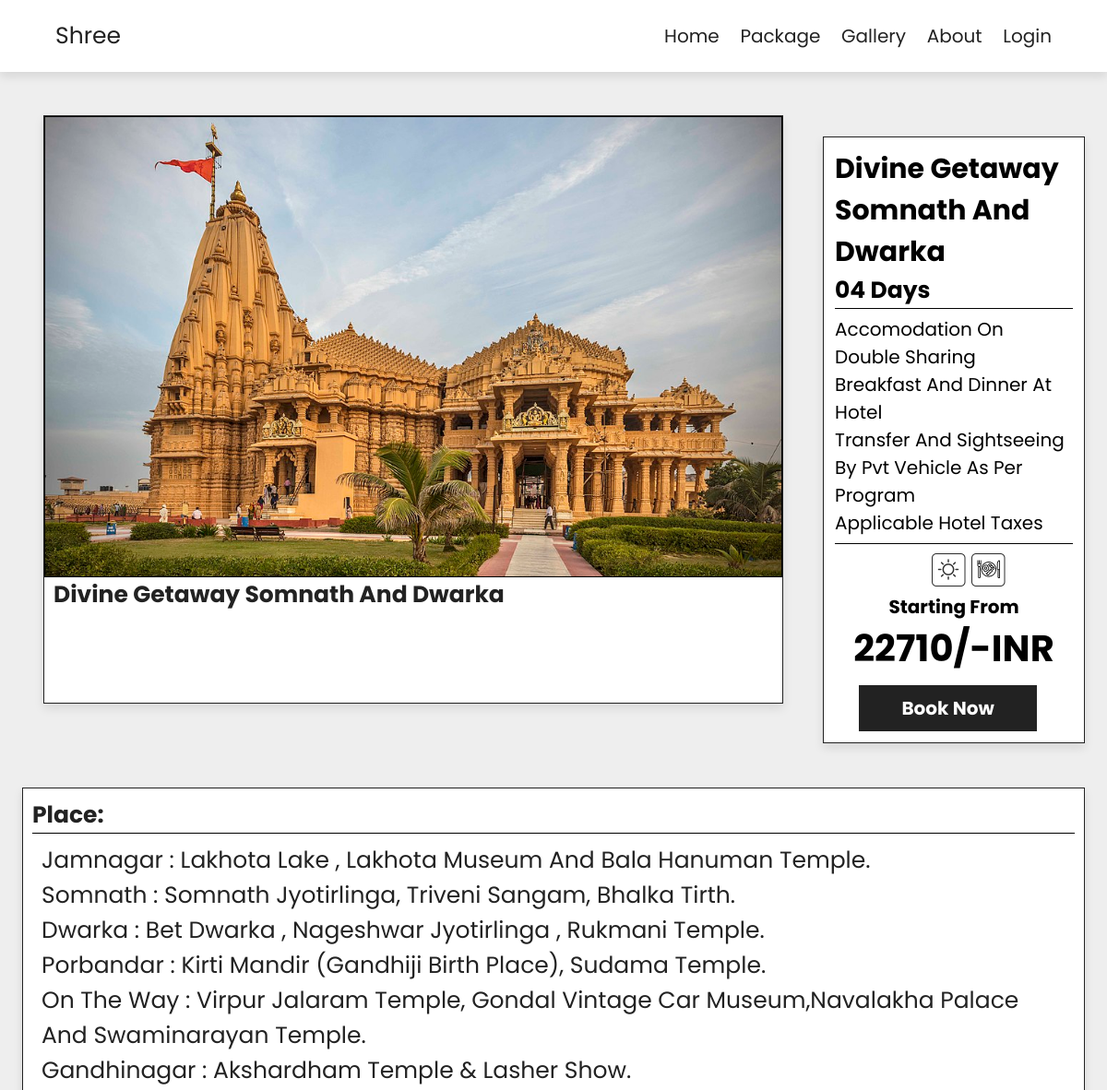
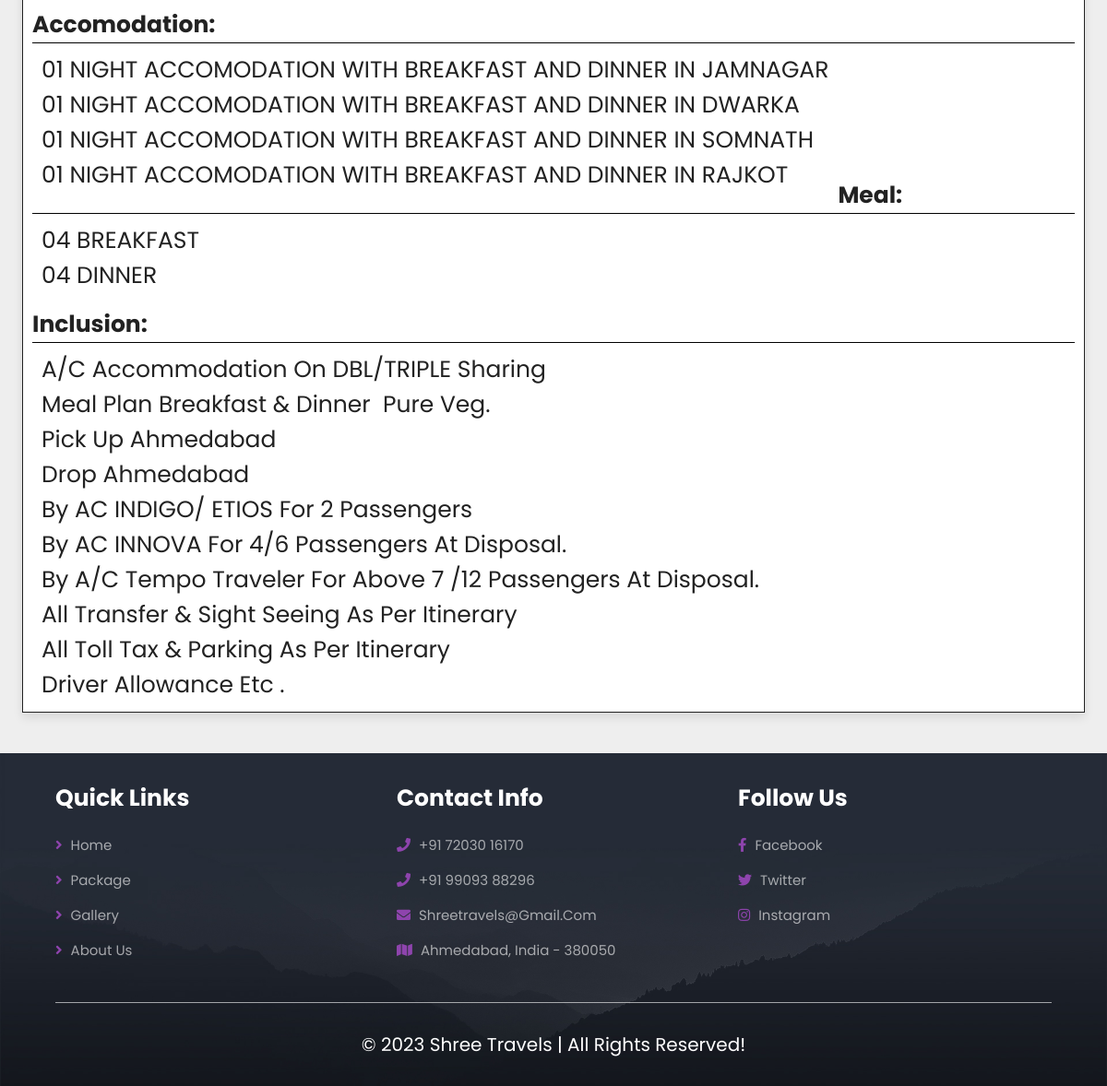
Screenshot of /package/6/ with the database file from the repository (2 pictures, top to bottom).
### home/models.py (models this page shows, shortened)
class Package(models.Model):
    ptitle = models.CharField( max_length=122,default="")
    pdays = models.CharField( max_length=122,default="")
    pdesc = RichTextField(default="")
    price = models.IntegerField(default=0)
    img = models.ImageField(upload_to='images',default="")
    acco = RichTextField(default="")
    meal = RichTextField(default="")
    inc = RichTextField(default="")

### home/views.py (the view)
# urls.py: path('package/<int:id>/',views.package_detail,name="package_detail"),
def package_detail(request,id):
    package = Package.objects.filter(id=id)
    return render(request,"detail.html",{'package':package[0]})

### templates/detail.html (shortened to what this page needs)
{% extends "base.html" %}
{% block content %}
<link rel="stylesheet" href="/static/css/detail.css">
<div class="detail-packages">
   <div class="box-container">
      <div class="box-container-img">
      <div class="box">
         <div class="image">
            <img src="/media/{{package.img}}" alt="">
         </div>
         <div class="content">
            <h3>{{package.ptitle}}</h3>
         </div>
      </div>
   </div>
      <div class="box-side">
         <div class="main">
            <h3>{{package.ptitle}}</h3>
            <h2>{{package.pdays}} days</h2>
            <div class="hr"></div>
            <p>Accomodation on double sharing <br> breakfast and dinner at hotel <br> Transfer and sightseeing by pvt vehicle as per program <br> Applicable hotel taxes</p>
            <div class="hr"></div>
            <div class="icon">
               <img src="/static/images/highlight.png" alt="" style="width:40px">
            <img src="/static/images/meal.png" alt="" style="width:40px">
            </div>
            <h4>Starting From</h4>
            <h1>{{package.price}}/-INR</h1>
            <a href="{% url 'book' package.id %}" class="btn">book now</a>
         </div>
      </div>
   </div>
   <div class="box-container">
      <div class="box">
         <div class="content">
            <h3>Place:</h3>
            <div class="hr"></div>
            {{package.pdesc|safe}}
         </div>
         <div class="content">
            <h3>Accomodation:</h3>
            <div class="hr"></div>
            {{package.acco|safe}}
         </div>
         <div class="meal" >
            <div class="content">
               <h3>Meal:</h3>
               <div class="hr"></div>
               {{package.meal|safe}}
            </div>
         </div>
         <div class="inc">
         <div class="content">
            <h3>Inclusion:</h3>
            <div class="hr"></div>
            {{package.inc|safe}}
         </div>
      </div>
      </div>
   </div>
</div>
{% endblock content %}

### static/css/style.css (style rules this page uses)
:root { --main-color: #8e44ad; --black: #222; --white: #fff; --light-black: #777; --light-white: #fff9; --dark-bg: rgba(0, 0, 0, 0.7); --light-bg: #eee; --border: 0.1rem solid var(--black); --box-shadow: 0 0.5rem 1rem rgba(0, 0, 0, 0.1); --text-shadow: 0 1.5rem 3rem rgba(0, 0, 0, 0.3); }
* { font-family: "Poppins", sans-serif; margin: 0; padding: 0; box-sizing: border-box; outline: none; border: none; text-decoration: none; text-transform: capitalize; }
html { font-size: 62.5%; overflow-x: hidden; }
.btn { display: inline-block; background: var(--black); margin-top: 1rem; color: var(--white); font-size: 1.7rem; padding: 1rem 3rem; cursor: pointer; }

### static/css/detail.css (style rules this page uses)
.detail-packages { background: var(--light-bg); }
.detail-packages .box-container { display: flex; grid-template-columns: repeat(auto-fit, minmax(10rem,5fr)); gap: 2rem; padding: 2%; }
.detail-packages .box-container-img { display: flex; grid-template-columns: repeat(auto-fit, minmax(10rem,5fr)); gap: 2rem; padding: 2%; width: 80%; }
.detail-packages .box-container .box .meal { height: auto; width: auto; margin-top: 11%; }
.detail-packages .box-container .box .inc { margin-top: 7%; }
.detail-packages .box-container .box { border: var(--border); box-shadow: var(--box-shadow); background: var(--white); margin-bottom: 2rem; }
.detail-packages .box-container .box .image { height: 50rem; width: 80rem; overflow: hidden; float: left; }
.detail-packages .box-container .box-side { border: var(--border); box-shadow: var(--box-shadow); background: var(--white); height: 80%; width: 40%; margin-top: 4%; }
.detail-packages .box-container .box-side .main { height: auto; width: auto; overflow: hidden; float: right; padding: 12px 12px; }
.detail-packages .box-container .box-side .main p { font-size: 2rem; margin-top: 7px; margin-bottom: 7px; }
.detail-packages .box-container .box-side .main h1 { font-size: 4rem; text-align: center; }
.detail-packages .box-container .box-side .main h2 { font-size: 2.5rem; }
.detail-packages .box-container .box-side .main h3 { font-size: 3rem; }
.detail-packages .box-container .box-side .main h4 { font-size: 2rem; text-align: center; }
.detail-packages .box-container .box-side .main .icon { display: block; width: 50%; margin-left: 40%; margin-top: 3%; }
.detail-packages .box-container .box-side .main .btn { display: flex; justify-content: center; align-items: center; width: 75%; margin-left: 10%; font-weight: 700; font-size: 20px; }
.detail-packages .box-container .box .image img { height: 100%; width: 100%; object-fit: cover; transition: .2s linear; border: 1px solid black; display: flex; float: left; object-fit: cover; }
.detail-packages .box-container .box .content { text-align: left; flex: 1 1 41rem; padding: 1rem; }
.detail-packages .box-container .box .content h3 { font-size: 2.5rem; color: var(--black); }
.detail-packages .box-container .box .content ul { font-size: 2.5rem; color: var(--black); list-style: none; float: left; text-align: left; margin: 5px; padding: 5px; }
.hr { border-top: 1px solid black; margin: 15px o; }

### rows the page displays
Package: img (picture), ptitle "Divine Getaway Somnath And Dwarka", pdays "04", price "22710", pdesc "Jamnagar : Lakhota Lake , Lakhota Museum And Bala Hanuman Temple. Somnath : Somnath Jyotirlinga, Triveni Sangam, Bhalka Tirth. Dwarka : Bet Dwarka , Nageshwar Jyotirlinga , Rukmani Temple. Porbandar : Kirti Mandir (Gandhiji Birth Place), Sudama Temple. On The Way : Virpur Jalaram Temple, Gondal Vintage Car Museum,Navalakha Palace And Swaminarayan Temple. Gandhinagar : Akshardham Temple & Lasher Show.", acco "01 NIGHT ACCOMODATION WITH BREAKFAST AND DINNER IN JAMNAGAR 01 NIGHT ACCOMODATION WITH BREAKFAST AND DINNER IN DWARKA 01 NIGHT ACCOMODATION WITH BREAKFAST AND DINNER IN SOMNATH 01 NIGHT ACCOMODATION WITH BREAKFAST AND DINNER IN RAJKOT", meal "04 BREAKFAST 04 DINNER", inc "A/C Accommodation On DBL/TRIPLE Sharing Meal Plan Breakfast & Dinner Pure Veg. Pick Up Ahmedabad Drop Ahmedabad By AC INDIGO/ ETIOS For 2 Passengers By AC INNOVA For 4/6 Passengers At Disposal. By A/C Tempo Traveler For Above 7 /12 Passengers At Disposal. All Transfer & Sight Seeing As Per Itinerary All Toll Tax & Parking As Per Itinerary Driver Allowance Etc ."
